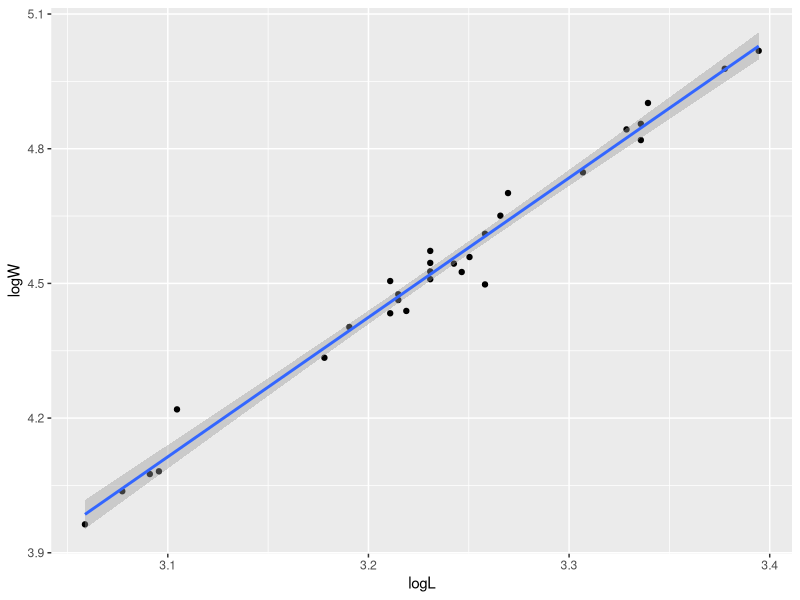
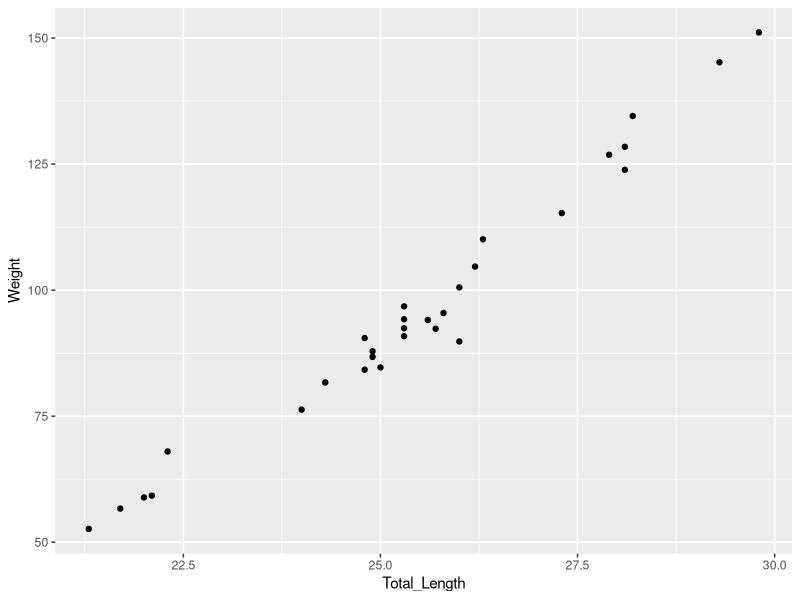
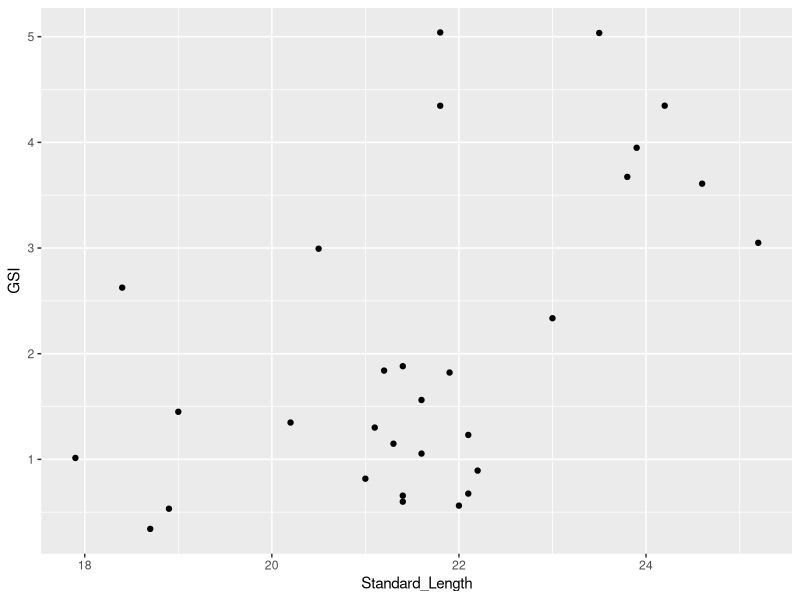
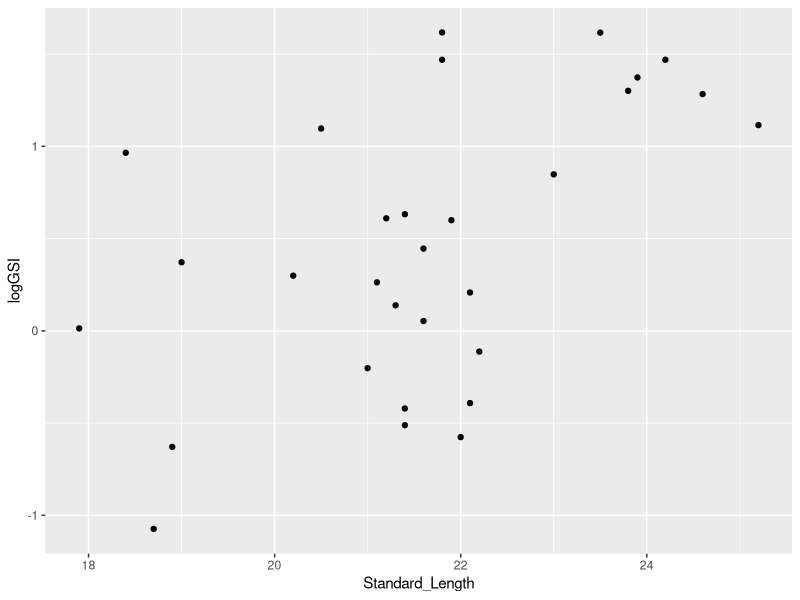
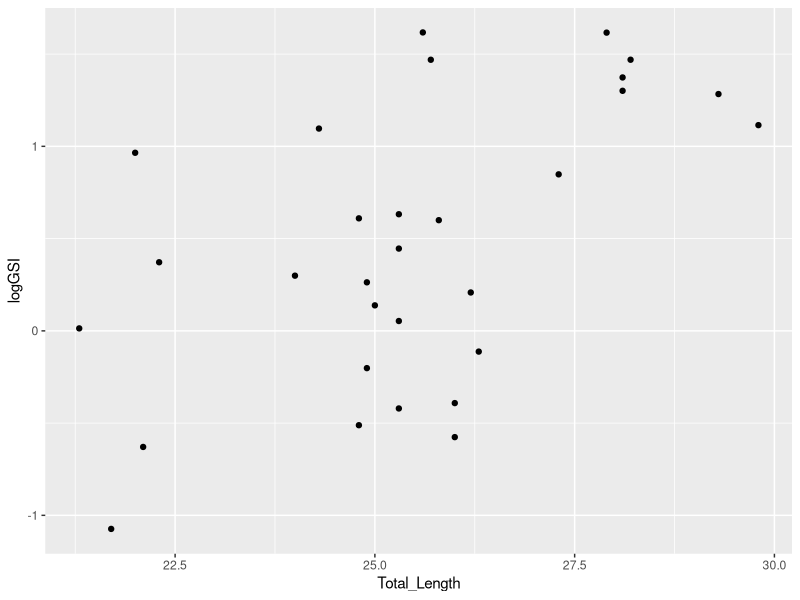
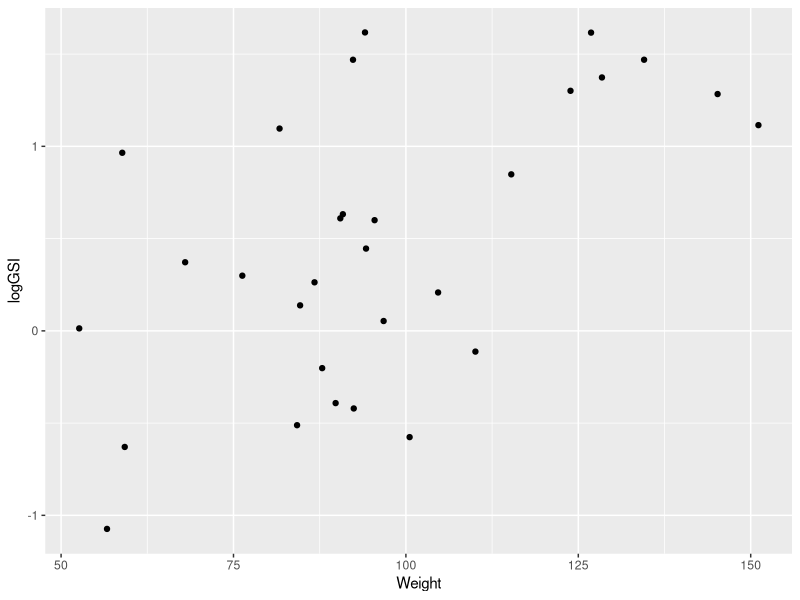
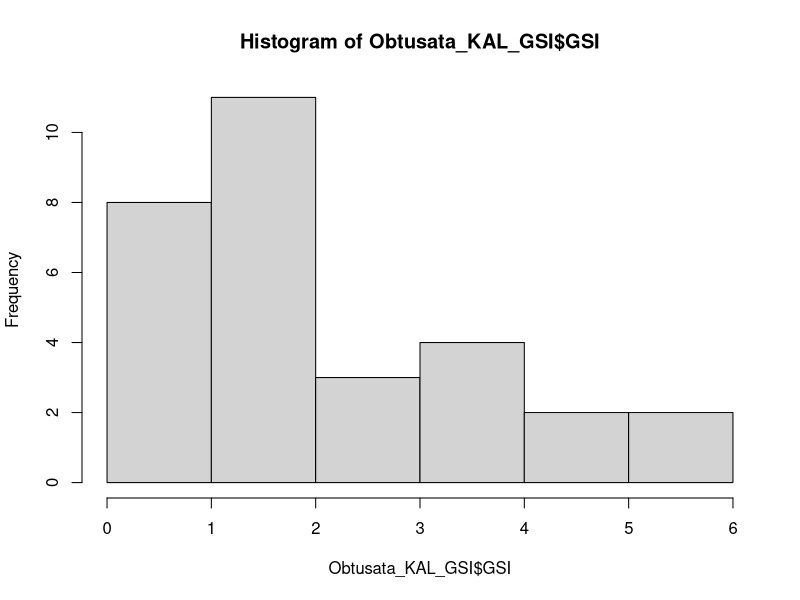

Here is the R script that generated these plots, in order:
######Setup#####
setwd("/Users/admir/Downloads/S.obtusata_Project")
Packages <- c("tidyverse")
invisible(suppressPackageStartupMessages(lapply(Packages,library,character.only = TRUE)))

######Load files needed#####
Obtusata_KAL <- read.csv("Sphyraena_obtusata_KAL.csv")
colnames(Obtusata_KAL) <- c("Specimen_ID","Species","Location","Site","Date","Total_Length",
                            "Standard_Length","Weight","Gonad_Weight")

######Calculating LWR#####

#remove NAs from weight and total length
Obtusata_KAL_LWR <- subset(Obtusata_KAL, !is.na(Weight) & !is.na(Total_Length))

#log-transform L and W
Obtusata_KAL_LWR$logL <- log(Obtusata_KAL$Total_Length)
Obtusata_KAL_LWR$logW <- log(Obtusata_KAL$Weight)

#create linear model with log-transformed W and L
KAL_lm_lLlW <- lm(logW~logL, data = Obtusata_KAL_LWR)
KAL_lm_lLlW
summary(KAL_lm_lLlW)

#plot model
Obtusata_KAL_logLW_plot <- ggplot(data = Obtusata_KAL_LWR, aes(x = logL, y = logW)) +
  geom_point() + geom_smooth(method = "lm")
Obtusata_KAL_LW_plot <- ggplot(data = Obtusata_KAL_LWR, aes(x = Total_Length, y = Weight)) +
  geom_point()
Obtusata_KAL_logLW_plot
Obtusata_KAL_LW_plot

#####Calculating GSI#####

#remove NAs from gonad weight
Obtusata_KAL_GSI <- subset(Obtusata_KAL, !is.na(Gonad_Weight))

#GSI
Obtusata_KAL_GSI$GSI <- (Obtusata_KAL_GSI$Gonad_Weight/(Obtusata_KAL_GSI$Weight - Obtusata_KAL_GSI$Gonad_Weight)) * 100
ggplot(data = Obtusata_KAL_GSI, aes(x = Standard_Length, y = GSI)) + 
  geom_point()

mean(Obtusata_KAL_GSI[["GSI"]])

Obtusata_KAL_GSI$logGSI <- log(Obtusata_KAL_GSI$GSI)
ggplot(data = Obtusata_KAL_GSI, aes(x = Standard_Length, y = logGSI)) +
  geom_point()

#####Compare relationship between logGSI and total length/weight#####

#logGSI and TL
ggplot(data = Obtusata_KAL_GSI, aes(x = Total_Length, y = logGSI)) +
  geom_point()

#logGSI and Weight
ggplot(data = Obtusata_KAL_GSI, aes(x = Weight, y = logGSI)) +
  geom_point()

#####GLM comparison#####

#checking distribution of GSI data
KAL_GSI_dist <- hist(Obtusata_KAL_GSI$GSI)

#log transform TL, SL, and Weight
Obtusata_KAL_GSI$logTL <- log(Obtusata_KAL_GSI$Total_Length)
Obtusata_KAL_GSI$logSL <- log(Obtusata_KAL_GSI$Standard_Length)
Obtusata_KAL_GSI$logWeight <- log(Obtusata_KAL_GSI$Weight)

#making GLMs
GSI_KAL_SL_glm <- glm(Obtusata_KAL_GSI$GSI~Obtusata_KAL_GSI$Standard_Length, family = Gamma)
GSI_KAL_TL_glm <- glm(Obtusata_KAL_GSI$GSI~Obtusata_KAL_GSI$Total_Length, family = Gamma)
GSI_KAL_Weight_glm <- glm(Obtusata_KAL_GSI$GSI~Obtusata_KAL_GSI$Weight, family = Gamma)


#check significance of each model
AIC(GSI_KAL_SL_glm)
AIC(GSI_KAL_TL_glm) #most significant model
AIC(GSI_KAL_Weight_glm)